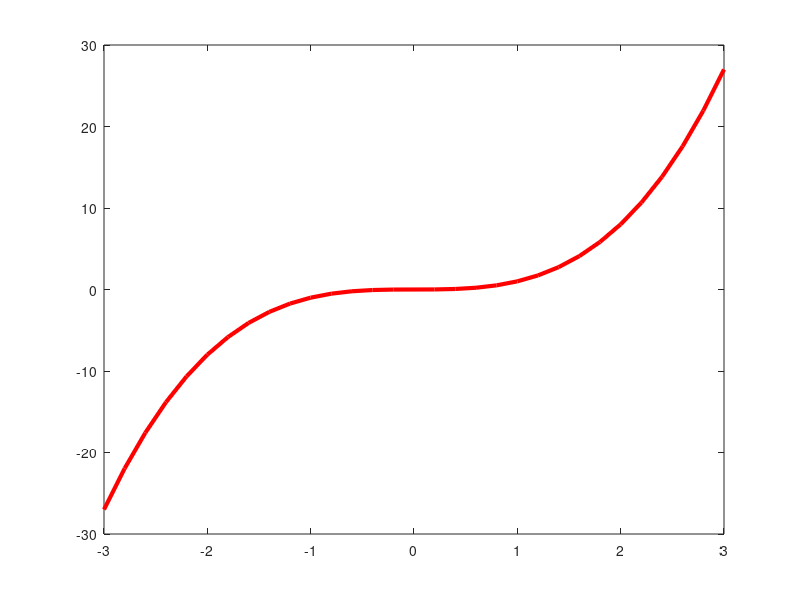

The MATLAB script that drew this image:

% PlotTests2D_1.m

% plot (2, 3);
% plot ([3;2]);
% plot (1, 2, '*');

x = [-3 : 0.2 : 3];
y = x .^ 3;

% figure ; plot (y);
% figure ; plot (x, y);
% figure ; plot (y, 'r');
% figure ; plot (x, y, 'g*');

% xx = [2 : 0.5 : 8];
% yy = log (xx);
% pts = [xx ; yy];
% figure ; plot (pts);
% figure ; plot (pts, 'r*');


plot (x, y, 'LineWidth', 3, 'Color', 'r');
